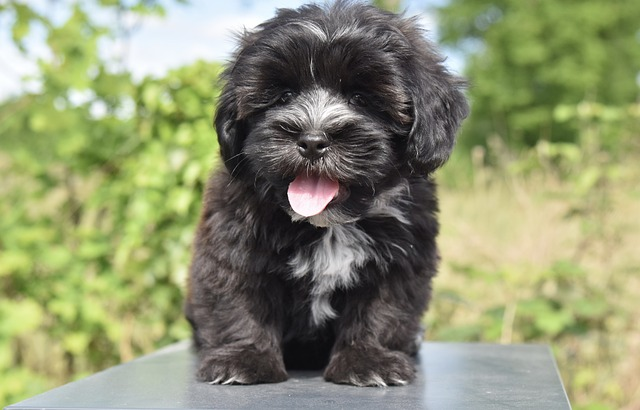
#> input picture image transformations/dog.jpg, 640 x 410 px
$ python translate.py
#> lines starting #> are read from the running program, lines starting #| are printed output that depends on the picture
import cv2 as cv
import numpy as np

img=cv.imread("dog.jpg")
#> img is the input picture: shape (410, 640, 3); mean B, G, R 113.3, 147.4, 142.2
cv.imshow("img",img)

def translate(img, x,y):
#> called with x = 100, y = 100
    transmat=np.float32([[1,0,x],[0,1,y]])
    dim=(img.shape[1], img.shape[0] )
#> dim = (640, 410)
    return cv.warpAffine(img,transmat,dim)
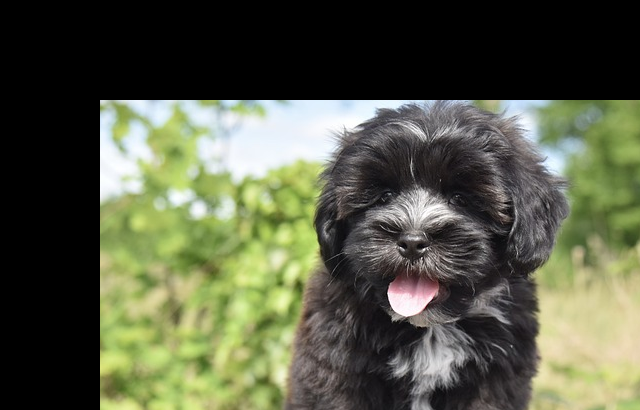
#> returned value: shape (410, 640, 3); mean of channels 0, 1, 2 69.6, 90.6, 86.8; drawn as B, G, R


translated=translate(img,100,100)
cv.imshow("translate",translated)

cv.waitKey(0)
